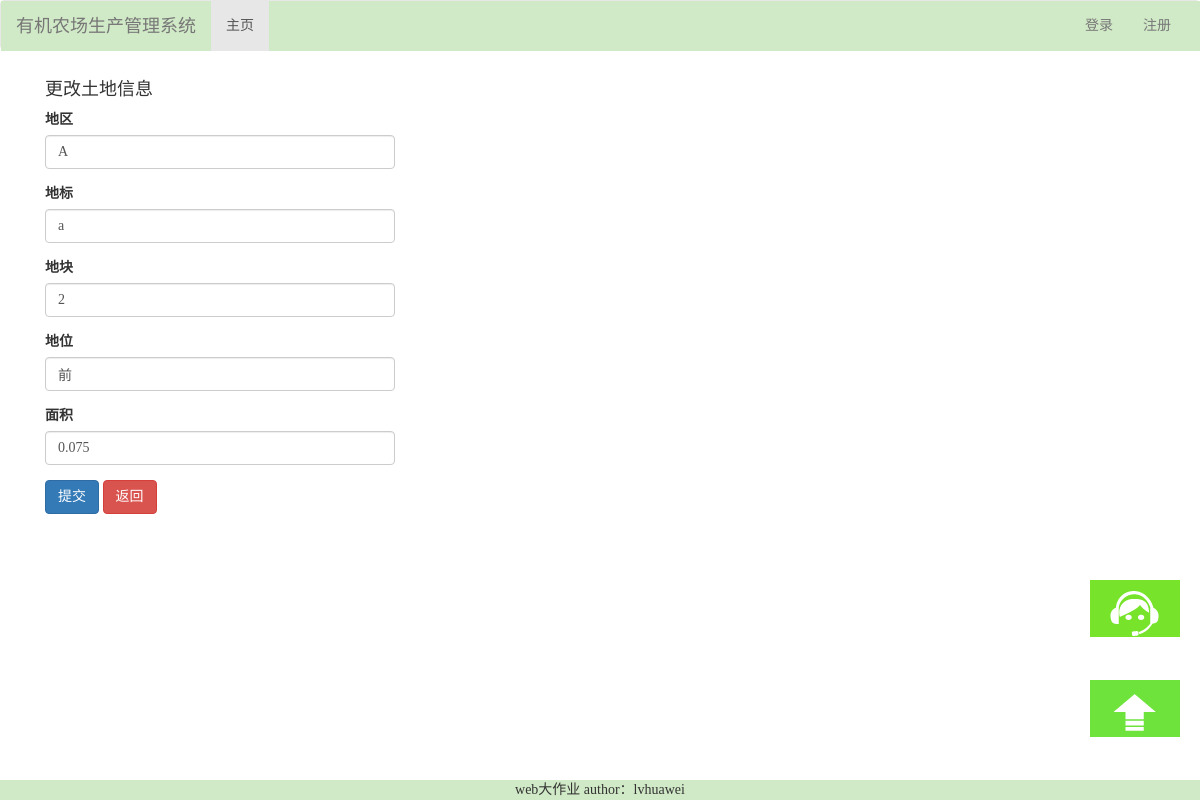
The app's page /editland/3 with its own data.
### login/models.py (models this page shows, shortened)
class Land(models.Model):
    zone = models.CharField(max_length=32)
    landmark = models.CharField(max_length=32)
    lot = models.CharField(max_length=32, null=True)
    position = models.CharField(max_length=32)
    area = models.CharField(max_length=128)

### login/views.py (the view, shortened to what this page needs)
# urls.py: re_path(r"^editland/(\d+)", views.editland),
def editland(request, id):
	land_obj = Land.objects.filter(pk=id).first()
	return render(request, 'land/editland.html', {"land_obj": land_obj})

### login/templates/land/editland.html (shortened to what this page needs)
{% extends "base.html" %}
{% block content %}
    <div class="container">
        <div class="col-md-4">
            <h4>更改土地信息</h4>
            <form action="" method="post">
                <div class="form-group">
                    <label for="zone">地区</label>
                    <input type="text" class="form-control" id="zone" name="zone"
                           value="{{ land_obj.zone }}">
                </div>
                <div class="form-group">
                    <label for="landmark">地标</label>
                    <input type="text" class="form-control" id="landmark" name="landmark"
                           value="{{ land_obj.landmark }}">
                </div>
                <div class="form-group">
                    <label for="lot">地块</label>
                    <input type="text" class="form-control" id="lot" name="lot"
                           value="{{ land_obj.lot }}">
                </div>
                 <div class="form-group">
                    <label for="position">地位</label>
                    <input type="text" class="form-control" id="position" name="position"
                           value="{{ land_obj.position }}">
                </div>
                <div class="form-group">
                    <label for="area">面积</label>
                    <input type="text" class="form-control" id="area" name="area"
                           value="{{ land_obj.area }}">
                </div>
                <div class="form-group">
                    <button type="submit" class="btn btn-primary">提交</button>
                    <a href="/land/" class="btn btn-danger">返回</a>
                </div>
            </form>
        </div>
    </div>
{% endblock %}

### templates/base.html (style rules this page uses)
* { margin: 0; padding: 0; }

### records on screen
Land: zone "A", landmark "a", lot "2", position "前", area "0.075"
